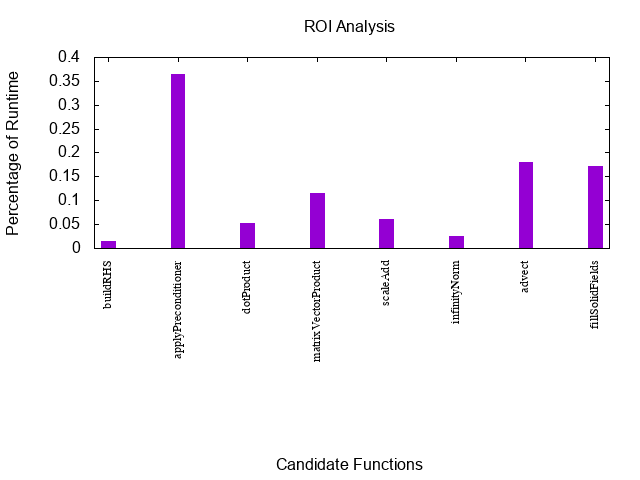

Here is the gnuplot script that generated this plot:
set xlabel 'Candidate Functions'
set ylabel 'Percentage of Runtime'
set title 'ROI Analysis'
set boxwidth 0.2
set style fill solid
total=95.666634
set xtics rotate
set xtics font "Times-New-Roman, 9"
set terminal png
set output 'ROI.png'
plot 'ROI.dat' u 1:($2/total):xtic(3) w boxes t ''
